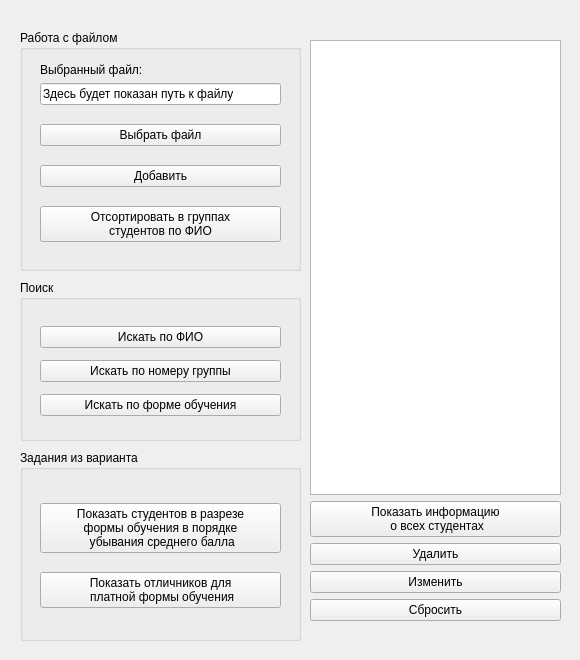
<?xml version="1.0" encoding="UTF-8"?>
<ui version="4.0">
 <class>MainWindow</class>
 <widget class="QMainWindow" name="MainWindow">
  <property name="geometry">
   <rect>
    <x>0</x>
    <y>0</y>
    <width>580</width>
    <height>660</height>
   </rect>
  </property>
  <property name="sizePolicy">
   <sizepolicy hsizetype="Preferred" vsizetype="Preferred">
    <horstretch>0</horstretch>
    <verstretch>0</verstretch>
   </sizepolicy>
  </property>
  <property name="minimumSize">
   <size>
    <width>580</width>
    <height>660</height>
   </size>
  </property>
  <property name="maximumSize">
   <size>
    <width>580</width>
    <height>660</height>
   </size>
  </property>
  <property name="windowTitle">
   <string>Task2</string>
  </property>
  <widget class="QWidget" name="centralwidget">
   <widget class="QGroupBox" name="groupBox">
    <property name="geometry">
     <rect>
      <x>20</x>
      <y>30</y>
      <width>281</width>
      <height>241</height>
     </rect>
    </property>
    <property name="title">
     <string>Работа с файлом</string>
    </property>
    <widget class="QWidget" name="layoutWidget">
     <property name="geometry">
      <rect>
       <x>20</x>
       <y>40</y>
       <width>241</width>
       <height>185</height>
      </rect>
     </property>
     <layout class="QVBoxLayout" name="verticalLayout_2">
      <item>
       <widget class="QLineEdit" name="lineEdit">
        <property name="text">
         <string>Здесь будет показан путь к файлу</string>
        </property>
       </widget>
      </item>
      <item>
       <widget class="QPushButton" name="pushButton_fileOpen">
        <property name="cursor">
         <cursorShape>PointingHandCursor</cursorShape>
        </property>
        <property name="text">
         <string>Выбрать файл</string>
        </property>
       </widget>
      </item>
      <item>
       <widget class="QPushButton" name="pushButton_add">
        <property name="cursor">
         <cursorShape>PointingHandCursor</cursorShape>
        </property>
        <property name="text">
         <string>Добавить</string>
        </property>
       </widget>
      </item>
      <item>
       <widget class="QPushButton" name="pushButton">
        <property name="cursor">
         <cursorShape>PointingHandCursor</cursorShape>
        </property>
        <property name="text">
         <string>Отсортировать в группах 
студентов по ФИО</string>
        </property>
       </widget>
      </item>
     </layout>
    </widget>
    <widget class="QLabel" name="label_2">
     <property name="geometry">
      <rect>
       <x>20</x>
       <y>30</y>
       <width>239</width>
       <height>20</height>
      </rect>
     </property>
     <property name="text">
      <string>Выбранный файл:</string>
     </property>
    </widget>
   </widget>
   <widget class="QGroupBox" name="groupBox_2">
    <property name="geometry">
     <rect>
      <x>20</x>
      <y>280</y>
      <width>281</width>
      <height>161</height>
     </rect>
    </property>
    <property name="title">
     <string>Поиск</string>
    </property>
    <widget class="QWidget" name="layoutWidget">
     <property name="geometry">
      <rect>
       <x>20</x>
       <y>40</y>
       <width>241</width>
       <height>103</height>
      </rect>
     </property>
     <layout class="QVBoxLayout" name="verticalLayout_4">
      <item>
       <widget class="QPushButton" name="pushButton_3">
        <property name="cursor">
         <cursorShape>PointingHandCursor</cursorShape>
        </property>
        <property name="text">
         <string>Искать по ФИО</string>
        </property>
       </widget>
      </item>
      <item>
       <widget class="QPushButton" name="pushButton_4">
        <property name="cursor">
         <cursorShape>PointingHandCursor</cursorShape>
        </property>
        <property name="text">
         <string>Искать по номеру группы</string>
        </property>
       </widget>
      </item>
      <item>
       <widget class="QPushButton" name="pushButton_5">
        <property name="cursor">
         <cursorShape>PointingHandCursor</cursorShape>
        </property>
        <property name="text">
         <string>Искать по форме обучения</string>
        </property>
       </widget>
      </item>
     </layout>
    </widget>
   </widget>
   <widget class="QGroupBox" name="groupBox_3">
    <property name="geometry">
     <rect>
      <x>20</x>
      <y>450</y>
      <width>281</width>
      <height>191</height>
     </rect>
    </property>
    <property name="title">
     <string>Задания из варианта</string>
    </property>
    <widget class="QWidget" name="layoutWidget">
     <property name="geometry">
      <rect>
       <x>20</x>
       <y>40</y>
       <width>241</width>
       <height>131</height>
      </rect>
     </property>
     <layout class="QVBoxLayout" name="verticalLayout">
      <item>
       <widget class="QPushButton" name="pushButton_paid">
        <property name="cursor">
         <cursorShape>PointingHandCursor</cursorShape>
        </property>
        <property name="text">
         <string>Показать студентов в разрезе 
формы обучения в порядке
 убывания среднего балла</string>
        </property>
       </widget>
      </item>
      <item>
       <widget class="QPushButton" name="pushButton_2">
        <property name="cursor">
         <cursorShape>PointingHandCursor</cursorShape>
        </property>
        <property name="text">
         <string>Показать отличников для
 платной формы обучения</string>
        </property>
       </widget>
      </item>
     </layout>
    </widget>
   </widget>
   <widget class="QWidget" name="layoutWidget">
    <property name="geometry">
     <rect>
      <x>310</x>
      <y>40</y>
      <width>251</width>
      <height>581</height>
     </rect>
    </property>
    <layout class="QVBoxLayout" name="verticalLayout_3">
     <item>
      <widget class="QListWidget" name="listWidget">
       <property name="font">
        <font>
         <pointsize>11</pointsize>
        </font>
       </property>
       <property name="cursor" stdset="0">
        <cursorShape>PointingHandCursor</cursorShape>
       </property>
       <property name="layoutDirection">
        <enum>Qt::LeftToRight</enum>
       </property>
       <property name="verticalScrollBarPolicy">
        <enum>Qt::ScrollBarAlwaysOff</enum>
       </property>
       <property name="horizontalScrollBarPolicy">
        <enum>Qt::ScrollBarAlwaysOff</enum>
       </property>
      </widget>
     </item>
     <item>
      <widget class="QPushButton" name="pushButton_showInformation">
       <property name="cursor">
        <cursorShape>PointingHandCursor</cursorShape>
       </property>
       <property name="text">
        <string>Показать информацию
 о всех студентах</string>
       </property>
      </widget>
     </item>
     <item>
      <widget class="QPushButton" name="pushButton_delete">
       <property name="cursor">
        <cursorShape>PointingHandCursor</cursorShape>
       </property>
       <property name="text">
        <string>Удалить</string>
       </property>
      </widget>
     </item>
     <item>
      <widget class="QPushButton" name="pushButton_change">
       <property name="cursor">
        <cursorShape>PointingHandCursor</cursorShape>
       </property>
       <property name="text">
        <string>Изменить</string>
       </property>
      </widget>
     </item>
     <item>
      <widget class="QPushButton" name="pushButton_clear">
       <property name="cursor">
        <cursorShape>PointingHandCursor</cursorShape>
       </property>
       <property name="text">
        <string>Сбросить</string>
       </property>
      </widget>
     </item>
    </layout>
   </widget>
   <zorder>layoutWidget</zorder>
   <zorder>groupBox</zorder>
   <zorder>groupBox_2</zorder>
   <zorder>groupBox_3</zorder>
  </widget>
 </widget>
 <resources/>
 <connections/>
</ui>
